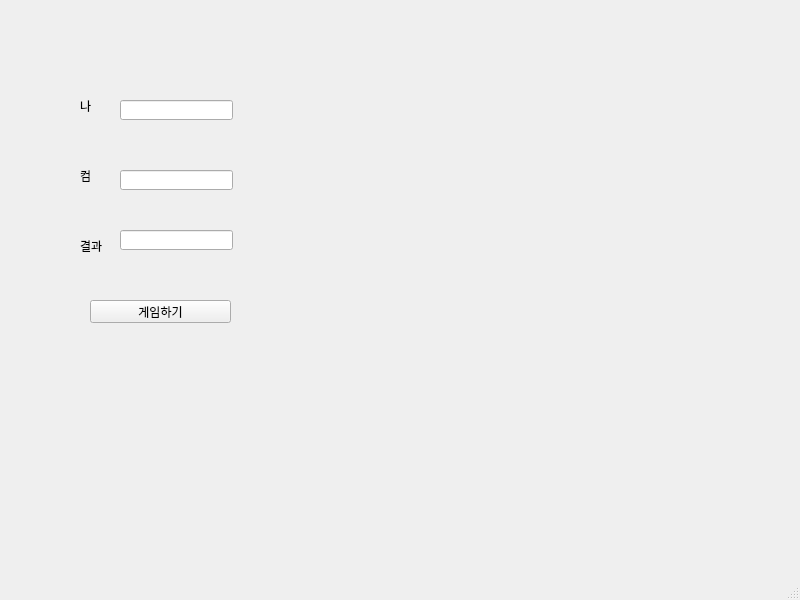
<?xml version="1.0" encoding="UTF-8"?>
<ui version="4.0">
 <class>MainWindow</class>
 <widget class="QMainWindow" name="MainWindow">
  <property name="geometry">
   <rect>
    <x>0</x>
    <y>0</y>
    <width>800</width>
    <height>600</height>
   </rect>
  </property>
  <property name="windowTitle">
   <string>MainWindow</string>
  </property>
  <widget class="QWidget" name="centralwidget">
   <widget class="QLabel" name="lblMine">
    <property name="geometry">
     <rect>
      <x>80</x>
      <y>100</y>
      <width>56</width>
      <height>12</height>
     </rect>
    </property>
    <property name="text">
     <string>나</string>
    </property>
   </widget>
   <widget class="QLabel" name="lblCom">
    <property name="geometry">
     <rect>
      <x>80</x>
      <y>170</y>
      <width>56</width>
      <height>12</height>
     </rect>
    </property>
    <property name="text">
     <string>컴</string>
    </property>
   </widget>
   <widget class="QLabel" name="lblResult">
    <property name="geometry">
     <rect>
      <x>80</x>
      <y>240</y>
      <width>56</width>
      <height>12</height>
     </rect>
    </property>
    <property name="text">
     <string>결과</string>
    </property>
   </widget>
   <widget class="QLineEdit" name="leMine">
    <property name="geometry">
     <rect>
      <x>120</x>
      <y>100</y>
      <width>113</width>
      <height>20</height>
     </rect>
    </property>
   </widget>
   <widget class="QLineEdit" name="leCom">
    <property name="geometry">
     <rect>
      <x>120</x>
      <y>170</y>
      <width>113</width>
      <height>20</height>
     </rect>
    </property>
   </widget>
   <widget class="QLineEdit" name="leResult">
    <property name="geometry">
     <rect>
      <x>120</x>
      <y>230</y>
      <width>113</width>
      <height>20</height>
     </rect>
    </property>
   </widget>
   <widget class="QPushButton" name="pb">
    <property name="geometry">
     <rect>
      <x>90</x>
      <y>300</y>
      <width>141</width>
      <height>23</height>
     </rect>
    </property>
    <property name="text">
     <string>게임하기</string>
    </property>
   </widget>
  </widget>
  <widget class="QMenuBar" name="menubar">
   <property name="geometry">
    <rect>
     <x>0</x>
     <y>0</y>
     <width>800</width>
     <height>21</height>
    </rect>
   </property>
  </widget>
  <widget class="QStatusBar" name="statusbar"/>
 </widget>
 <resources/>
 <connections/>
</ui>
